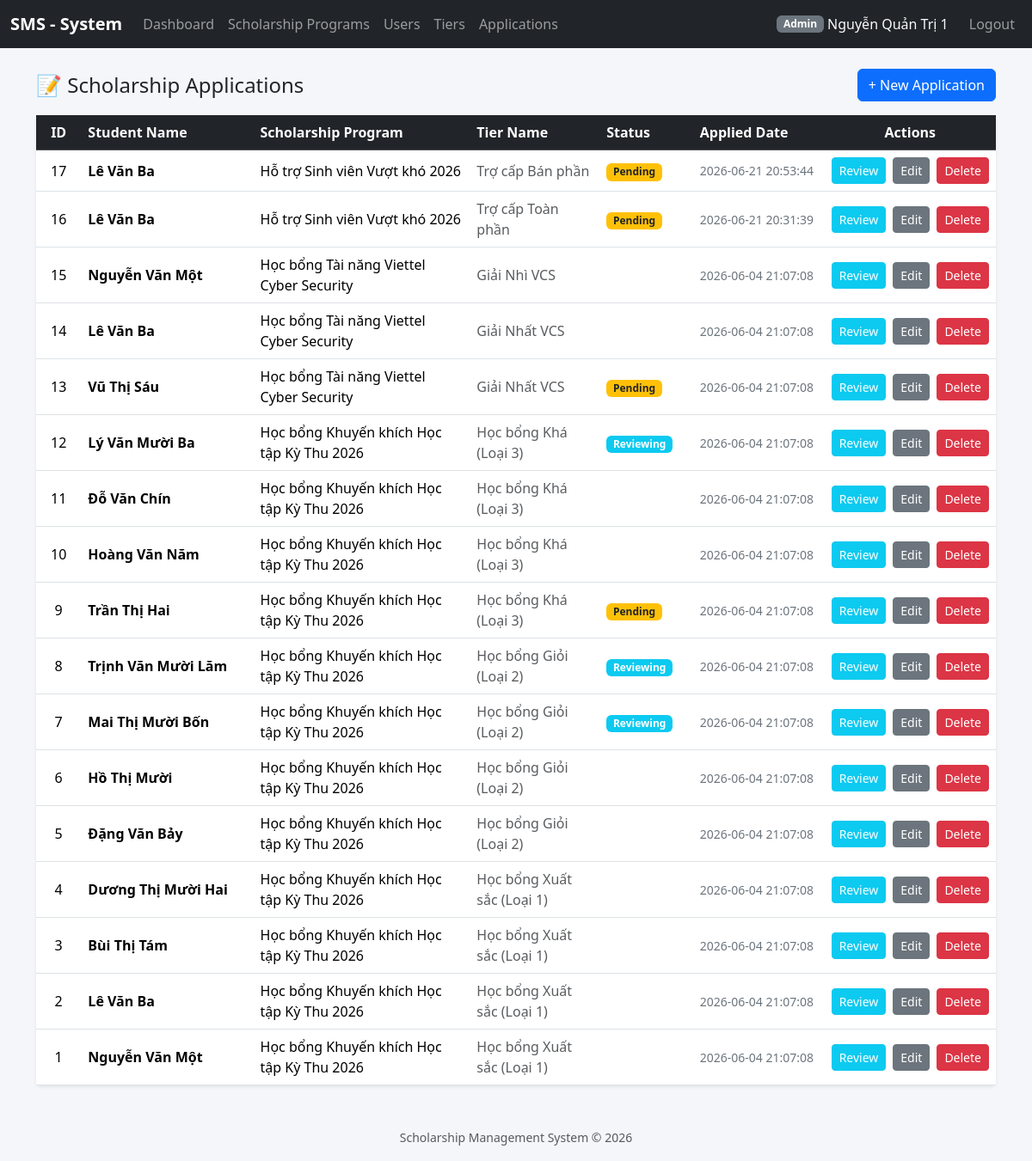
The page /index.php?controller=applications&action=index (signed in) on the database its author committed.
### tables this page shows
CREATE TABLE `applications` (
  `id` int(11) NOT NULL,
  `user_id` int(11) NOT NULL,
  `tier_id` int(11) NOT NULL,
  `profile_id` int(11) NOT NULL,
  `reviewer_id` int(11) DEFAULT NULL,
  `status` enum('pending','reviewing','approved','rejected') DEFAULT 'pending',
  `applied_date` timestamp NOT NULL DEFAULT current_timestamp()
);

CREATE TABLE `users` (
  `id` int(11) NOT NULL,
  `email` varchar(255) NOT NULL,
  `password_hash` varchar(255) NOT NULL,
  `full_name` varchar(150) NOT NULL COMMENT 'Lưu họ tên chung cho toàn bộ User',
  `role` enum('admin','student','reviewer') DEFAULT 'student',
  `created_at` timestamp NOT NULL DEFAULT current_timestamp()
);

CREATE TABLE `scholarship_programs` (
  `id` int(11) NOT NULL,
  `title` varchar(255) NOT NULL,
  `scholarship_type` enum('internal_academic','corporate_sponsor','social_support') NOT NULL,
  `start_date` date DEFAULT NULL,
  `end_date` date DEFAULT NULL,
  `status` enum('active','closed','draft') DEFAULT 'draft'
);

CREATE TABLE `scholarship_tiers` (
  `id` int(11) NOT NULL,
  `program_id` int(11) NOT NULL,
  `tier_name` varchar(100) NOT NULL COMMENT 'Ex: Xuất sắc hạng 1',
  `reward_amount` decimal(12,2) NOT NULL,
  `quota` int(11) DEFAULT 0
);

### config/database.php (called while the page is built)
<?php
class Database
{
    private static ?PDO $instance = null;
    public static function getConnection(): PDO
    {
        if (self::$instance === null) {
            $host    = 'localhost';
            $dbname  = 'scholarship_system';
            $user    = 'root';
            $pass    = '';
            $charset = 'utf8mb4';
            $dsn = "mysql:host={$host};dbname={$dbname};charset={$charset}";
            $options = [
                PDO::ATTR_ERRMODE            => PDO::ERRMODE_EXCEPTION,
                PDO::ATTR_DEFAULT_FETCH_MODE => PDO::FETCH_ASSOC,
                PDO::ATTR_EMULATE_PREPARES   => false,
            ];
            try {
                self::$instance = new PDO($dsn, $user, $pass, $options);
            } catch (PDOException $e) {
                die('Kết nối CSDL thất bại: ' . $e->getMessage());
            }
        }
        return self::$instance;
    }
}

### controllers/ApplicationController.php (called while the page is built, shortened)
<?php
require_once __DIR__ . '/../models/ApplicationModel.php';
require_once __DIR__ . '/../helpers/auth.php';
class ApplicationController
{
    private ApplicationModel $model;
    public function __construct()
    {
        $this->model = new ApplicationModel();
    }
    public function index(): void
    {
        $currentUser = current_user();
        if ($currentUser['role'] === 'student') {
            $applications = $this->model->getByUserId((int)$currentUser['id']);
        } elseif ($currentUser['role'] === 'reviewer') {
            $applications = $this->model->getByReviewerId((int)$currentUser['id']);
        } else {
            $applications = $this->model->getAll();
        }
        require __DIR__ . '/../views/applications/index.php';
    }
}

### helpers/functions.php (called while the page is built, shortened)
<?php
function e(?string $value): string
{
    return htmlspecialchars($value ?? '', ENT_QUOTES, 'UTF-8');
}
function url(string $controller, string $action = 'index', array $params = []): string
{
    $query = array_merge(['controller' => $controller, 'action' => $action], $params);
    return 'index.php?' . http_build_query($query);
}

### helpers/auth.php (called while the page is built, shortened)
<?php
require_once __DIR__ . '/../config/database.php';
function current_user(): ?array
{
    return $_SESSION['user'] ?? null;
}
function is_logged_in(): bool
{
    return isset($_SESSION['user']);
}

### models/ApplicationModel.php (called while the page is built, shortened)
<?php
require_once __DIR__ . '/../config/database.php';
class ApplicationModel
{
    private PDO $pdo;
    public function __construct()
    {
        $this->pdo = Database::getConnection();
    }
    public function getAll(): array
    {
        $stmt = $this->pdo->query("
            SELECT
                a.id,
                a.user_id,
                a.tier_id,
                a.status,
                a.applied_date,
                u.full_name as student_name,
                st.tier_name,
                sp.title as program_title
            FROM applications a
            INNER JOIN users u ON a.user_id = u.id
            INNER JOIN scholarship_tiers st ON a.tier_id = st.id
            INNER JOIN scholarship_programs sp ON st.program_id = sp.id
            ORDER BY a.id DESC
        ");
        return $stmt->fetchAll(PDO::FETCH_ASSOC);
    }
}

### views/applications/index.php (the view, shortened to what this page needs)
<?php
require_once __DIR__ . '/../partials/header.php';
?>
<div class="d-flex justify-content-between align-items-center mb-3">
    <h4 class="mb-0">📝 Scholarship Applications</h4>
    <?php if (isset($currentUser) && $currentUser['role'] !== 'reviewer'): ?>
        <a href="index.php?controller=applications&action=create" class="btn btn-primary">+ New Application</a>
    <?php endif; ?>
</div>
<div class="card shadow-sm border-0">
    <div class="table-responsive">
        <table class="table table-hover align-middle mb-0">
            <thead class="table-dark">
                <tr>
                    <th style="width: 5%; text-align: center;">ID</th>
                    <th style="width: 20%;">Student Name</th>
                    <th style="width: 25%;">Scholarship Program</th>
                    <th style="width: 15%;">Tier Name</th>
                    <th style="width: 10%;">Status</th>
                    <th style="width: 15%;">Applied Date</th>
                    <th style="width: 10%; text-align: center;">Actions</th>
                </tr>
            </thead>
            <tbody>
            <?php if (empty($applications)): ?>
                <tr>
                    <td colspan="7" style="text-align: center; color: #999; padding: 2rem;">
                        No applications found.
                    </td>
                </tr>
            <?php else: ?>
                <?php foreach ($applications as $app): ?>
                <tr id="row-<?= htmlspecialchars($app['id']) ?>">
                    <td style="text-align: center; font-weight: 500;"><?= htmlspecialchars($app['id']) ?></td>
                    <td><strong><?= htmlspecialchars($app['student_name']) ?></strong></td>
                    <td><?= htmlspecialchars($app['program_title']) ?></td>
                    <td><span class="text-muted"><?= htmlspecialchars($app['tier_name']) ?></span></td>
                    <td>
                        <?php
                        $statusClass = 'badge bg-warning text-dark';
                        if ($app['status'] === 'reviewing') $statusClass = 'badge bg-info';
                        ?>
                        <span class="<?= $statusClass ?>"><?= htmlspecialchars(ucfirst($app['status'])) ?></span>
                    </td>
                    <td class="small text-secondary"><?= htmlspecialchars($app['applied_date']) ?></td>
                    <td style="text-align: center;">
                        <div class="actions d-flex gap-2 justify-content-center">
                            <?php if (in_array($currentUser['role'], ['admin', 'reviewer'], true)): ?>
                                <a href="index.php?controller=applications&action=review&id=<?= htmlspecialchars($app['id']) ?>"
                                class="btn btn-sm btn-info text-white">Review</a>
                            <?php endif; ?>
                            <?php if (in_array($currentUser['role'], ['admin', 'staff', 'student'], true)): ?>
                                <a href="index.php?controller=applications&action=edit&id=<?= htmlspecialchars($app['id']) ?>"
                                class="btn btn-sm btn-secondary">Edit</a>
                            <?php endif; ?>
                            <?php if (in_array($currentUser['role'], ['admin', 'staff'], true)): ?>
                                <button type="button"
                                        class="btn btn-sm btn-danger delete-application-btn"
                                        data-id="<?= htmlspecialchars($app['id']) ?>">Delete</button>
                            <?php endif; ?>
                        </div>
                    </td>
                </tr>
                <?php endforeach; ?>
            <?php endif; ?>
            </tbody>
        </table>
    </div>
</div>
<?php require_once __DIR__ . '/../partials/footer.php'; ?>

### public/index.php (shortened to what this page needs)
<?php
require_once __DIR__ . '/../config/database.php';
require_once __DIR__ . '/../helpers/functions.php';
require_once __DIR__ . '/../helpers/auth.php';
$action = $_GET['action'] ?? 'index';
$controller = new $controllerClass();
$allowedActions = ['index', 'show', 'create', 'store', 'edit', 'update', 'delete', 'login', 'doLogin', 'logout', 'export', 'review', 'submitReview', 'exportCsv', 'exportHtml'];
if (in_array($action, $allowedActions) && method_exists($controller, $action)) {
    $controller->$action();
} else {
    http_response_code(404);
    echo "Page not found.";
}

### views/partials/header.php (shortened to what this page needs)
<!DOCTYPE html>
<html lang="en">
<head>
    <link href="https://cdn.jsdelivr.net/npm/bootstrap@5.3.3/dist/css/bootstrap.min.css" rel="stylesheet">
</head>
<body>
<nav class="navbar navbar-expand-lg navbar-dark bg-dark mb-4">
    <div class="container-fluid">
        <a class="navbar-brand" href="<?= e(url('scholarship_programs', 'index')) ?>">SMS - System</a>
        <div class="collapse navbar-collapse" id="navMain">
            <ul class="navbar-nav me-auto">
                <?php if (isset(current_user()['role']) && in_array(current_user()['role'], ['admin', 'staff', 'reviewer'], true)): ?>
                    <li class="nav-item"><a class="nav-link" href="<?= e(url('dashboard', 'index')) ?>">Dashboard</a></li>
                <?php endif; ?>
                <li class="nav-item"><a class="nav-link" href="<?= e(url('scholarship_programs', 'index')) ?>">Scholarship Programs</a></li>
                <?php if (isset(current_user()['role'])): ?>
                    <?php if (in_array(current_user()['role'], ['admin', 'reviewer', 'staff'], true)): ?>
                        <li class="nav-item"><a class="nav-link" href="<?= e(url('users', 'index')) ?>">Users</a></li>
                        <li class="nav-item"><a class="nav-link" href="<?= e(url('scholarship_tiers', 'index')) ?>">Tiers</a></li>
                        <li class="nav-item"><a class="nav-link" href="<?= e(url('applications', 'index')) ?>">Applications</a></li>
                        <?php else: ?>
                        <li class="nav-item"><a class="nav-link" href="<?= e(url('student_profiles', 'edit', ['id' => current_user()['id']])) ?>">My Profile</a></li>
                        <li class="nav-item"><a class="nav-link" href="<?= e(url('applications', 'index')) ?>">My Applications</a></li>
                    <?php endif; ?>
                <?php endif; ?>
            </ul>
            <ul class="navbar-nav">
                <?php if (is_logged_in()): $u = current_user(); ?>
                    <li class="nav-item d-flex align-items-center text-light me-3">
                        <span class="badge bg-secondary"><?= e(ucfirst($u['role'])) ?></span>&nbsp;<?= e($u['full_name']) ?>
                    </li>
                    <li class="nav-item">
                        <a class="nav-link" href="<?= e(url('auth', 'logout')) ?>">Logout</a>
                    </li>
                <?php else: ?>
                    <li class="nav-item">
                        <a class="nav-link" href="<?= e(url('auth', 'login')) ?>">Login</a>
                    </li>
                <?php endif; ?>
            </ul>
        </div>
    </div>
</nav>
<div class="container">

### views/partials/footer.php (shortened to what this page needs)
</div>
<footer class="text-center mt-5 mb-3 text-muted">
    <small>Scholarship Management System &copy; <?= date('Y') ?></small>
</footer>
</body>
</html>

### views/partials/header.php (style rules this page uses)
body { background-color: #f4f6f9; }
.navbar-brand { font-weight: 700; }

### rows shown on the page
applications: id "17", user.full_name "Lê Văn Ba", scholarship_programs.title "Hỗ trợ Sinh viên Vượt khó 2026", tier.tier_name "Trợ cấp Bán phần", status "Pending", applied_date "2026-06-21 20:53:44"
applications: id "16", user.full_name "Lê Văn Ba", scholarship_programs.title "Hỗ trợ Sinh viên Vượt khó 2026", tier.tier_name "Trợ cấp Toàn phần", status "Pending", applied_date "2026-06-21 20:31:39"
applications: id "15", user.full_name "Nguyễn Văn Một", scholarship_programs.title "Học bổng Tài năng Viettel Cyber Security", tier.tier_name "Giải Nhì VCS", applied_date "2026-06-04 21:07:08"
applications: id "14", user.full_name "Lê Văn Ba", scholarship_programs.title "Học bổng Tài năng Viettel Cyber Security", tier.tier_name "Giải Nhất VCS", applied_date "2026-06-04 21:07:08"
applications: id "13", user.full_name "Vũ Thị Sáu", scholarship_programs.title "Học bổng Tài năng Viettel Cyber Security", tier.tier_name "Giải Nhất VCS", status "Pending", applied_date "2026-06-04 21:07:08"
applications: id "12", user.full_name "Lý Văn Mười Ba", scholarship_programs.title "Học bổng Khuyến khích Học tập Kỳ Thu 2026", tier.tier_name "Học bổng Khá (Loại 3)", status "Reviewing", applied_date "2026-06-04 21:07:08"
applications: id "11", user.full_name "Đỗ Văn Chín", scholarship_programs.title "Học bổng Khuyến khích Học tập Kỳ Thu 2026", tier.tier_name "Học bổng Khá (Loại 3)", applied_date "2026-06-04 21:07:08"
applications: id "10", user.full_name "Hoàng Văn Năm", scholarship_programs.title "Học bổng Khuyến khích Học tập Kỳ Thu 2026", tier.tier_name "Học bổng Khá (Loại 3)", applied_date "2026-06-04 21:07:08"
applications: id "9", user.full_name "Trần Thị Hai", scholarship_programs.title "Học bổng Khuyến khích Học tập Kỳ Thu 2026", tier.tier_name "Học bổng Khá (Loại 3)", status "Pending", applied_date "2026-06-04 21:07:08"
applications: id "8", user.full_name "Trịnh Văn Mười Lăm", scholarship_programs.title "Học bổng Khuyến khích Học tập Kỳ Thu 2026", tier.tier_name "Học bổng Giỏi (Loại 2)", status "Reviewing", applied_date "2026-06-04 21:07:08"
applications: id "7", user.full_name "Mai Thị Mười Bốn", scholarship_programs.title "Học bổng Khuyến khích Học tập Kỳ Thu 2026", tier.tier_name "Học bổng Giỏi (Loại 2)", status "Reviewing", applied_date "2026-06-04 21:07:08"
applications: id "6", user.full_name "Hồ Thị Mười", scholarship_programs.title "Học bổng Khuyến khích Học tập Kỳ Thu 2026", tier.tier_name "Học bổng Giỏi (Loại 2)", applied_date "2026-06-04 21:07:08"
applications: id "5", user.full_name "Đặng Văn Bảy", scholarship_programs.title "Học bổng Khuyến khích Học tập Kỳ Thu 2026", tier.tier_name "Học bổng Giỏi (Loại 2)", applied_date "2026-06-04 21:07:08"
applications: id "4", user.full_name "Dương Thị Mười Hai", scholarship_programs.title "Học bổng Khuyến khích Học tập Kỳ Thu 2026", tier.tier_name "Học bổng Xuất sắc (Loại 1)", applied_date "2026-06-04 21:07:08"
applications: id "3", user.full_name "Bùi Thị Tám", scholarship_programs.title "Học bổng Khuyến khích Học tập Kỳ Thu 2026", tier.tier_name "Học bổng Xuất sắc (Loại 1)", applied_date "2026-06-04 21:07:08"
applications: id "2", user.full_name "Lê Văn Ba", scholarship_programs.title "Học bổng Khuyến khích Học tập Kỳ Thu 2026", tier.tier_name "Học bổng Xuất sắc (Loại 1)", applied_date "2026-06-04 21:07:08"
applications: id "1", user.full_name "Nguyễn Văn Một", scholarship_programs.title "Học bổng Khuyến khích Học tập Kỳ Thu 2026", tier.tier_name "Học bổng Xuất sắc (Loại 1)", applied_date "2026-06-04 21:07:08"

### other values the page prints
$u['role'] "Admin"
$u['full_name'] "Nguyễn Quản Trị 1"
